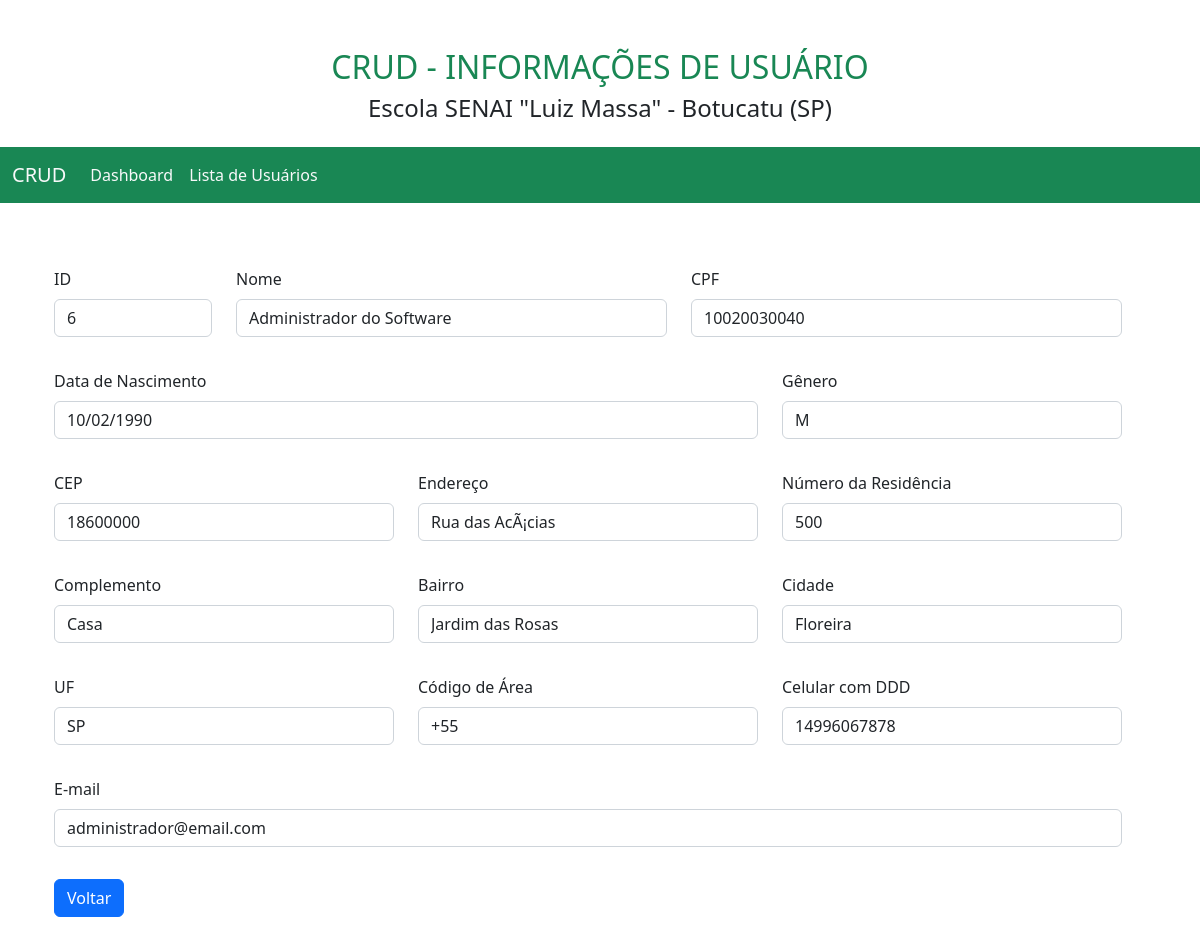
The page /CRUD/session/form-view-user.php?id=6 on the database its author committed.
### tables this page shows
CREATE TABLE IF NOT EXISTS `usuario` (
  `id` int(11) NOT NULL AUTO_INCREMENT,
  `nome` varchar(100) NOT NULL,
  `cpf` varchar(11) NOT NULL,
  `data_nascimento` date NOT NULL,
  `genero` char(1) DEFAULT NULL,
  `cep` varchar(8) NOT NULL,
  `logradouro` varchar(100) NOT NULL,
  `numero_residencia` varchar(10) NOT NULL,
  `complemento` varchar(50) DEFAULT NULL,
  `bairro` varchar(100) NOT NULL,
  `cidade` varchar(50) NOT NULL,
  `estado` varchar(50) NOT NULL,
  `codigo_area` varchar(5) NOT NULL,
  `numero_celular` varchar(11) NOT NULL,
  `email` varchar(50) NOT NULL,
  `senha` varchar(100) NOT NULL,
  `ativo` int(1) NOT NULL DEFAULT '1',
  PRIMARY KEY (`id`),
  UNIQUE KEY `unique_id_key` (`id`),
  UNIQUE KEY `unique_cpf_key` (`cpf`),
  UNIQUE KEY `unique_email_key` (`email`),
  KEY `index_cpf_key` (`cpf`)
);

### CRUD/session/form-view-user.php (the view, shortened to what this page needs)
<?php
    include("../configuration/connection.php");
    $id = $_GET["id"];
    $SQL = "SELECT nome, cpf, data_nascimento, genero, cep, logradouro,
                   numero_residencia, complemento, bairro, cidade, estado,
                   codigo_area, numero_celular, email
            FROM usuario
            WHERE id = $id;";
    $consulta = mysqli_query($connect, $SQL);
    $usuario = mysqli_fetch_assoc($consulta);
?>
<!doctype html>
<html lang="pt-br">
  <head>
    <link href="https://cdn.jsdelivr.net/npm/bootstrap@5.2.2/dist/css/bootstrap.min.css" rel="stylesheet">
  </head>
  <body>
    <header class="p-3 text-center">
        <h2 class="text-uppercase text-success">CRUD - INFORMAÇÕES DE USUÁRIO</h2>
        <h4>Escola SENAI "Luiz Massa" - Botucatu (SP)</h4>
    </header>
    <nav class="navbar navbar-expand-lg bg-success">
        <div class="container-fluid">
          <a class="navbar-brand text-light" href="#">CRUD</a>
          <div class="collapse navbar-collapse" id="navbarNavAltMarkup">
            <div class="navbar-nav">
              <a class="nav-link text-light" href="dashboard.php">Dashboard</a>
              <a class="nav-link text-light" href="proccess-list-users.php">Lista de Usuários</a>
            </div>
          </div>
        </div>
    </nav>
    <section class="container py-5">
        <div class="row justify-content-center">
            <form class="row">
                <div class="row">
                    <div class="col-2 my-3">
                        <label for="id" class="form-label">ID</label>
                        <input type="text" class="form-control" id="id" name="id" value="<?php print($id); ?>" readonly>
                    </div>
                    <div class="col-5 my-3">
                        <label for="nome" class="form-label">Nome</label>
                        <input type="text" class="form-control" id="nome" name="nome" value="<?php print($usuario["nome"]); ?>" readonly>
                    </div>
                    <div class="col-5 my-3">
                        <label for="cpf" class="form-label">CPF</label>
                        <input type="text" class="form-control" id="cpf" name="cpf" value="<?php print($usuario["cpf"]); ?>" readonly>
                    </div>
                </div>
                <div class="row">
                    <div class="col-8 my-3">
                        <label for="dataNascimento" class="form-label">Data de Nascimento</label>
                        <input type="date" class="form-control" id="dataNascimento" name="dataNascimento" value="<?php print($usuario["data_nascimento"]); ?>" readonly>
                    </div>
                    <div class="col-4 my-3">
                        <label for="genero" class="form-label">Gênero</label>
                        <input type="text" class="form-control" id="genero" name="genero" value="<?php print($usuario["genero"]); ?>" readonly>
                    </div>
                </div>
                <div class="row">
                    <div class="col-4 my-3">
                        <label for="cep" class="form-label">CEP</label>
                        <input type="text" class="form-control" id="cep" name="cep" value="<?php print($usuario["cep"]); ?>" readonly>
                    </div>
                    <div class="col-4 my-3">
                        <label for="endereco" class="form-label">Endereço</label>
                        <input type="text" class="form-control" id="endereco" name="endereco" value="<?php print($usuario["logradouro"]); ?>" readonly>
                    </div>
                    <div class="col-4 my-3">
                        <label for="numeroResidencia" class="form-label">Número da Residência</label>
                        <input type="text" class="form-control" id="numeroResidencia" name="numeroResidencia" value="<?php print($usuario["numero_residencia"]); ?>" readonly>
                    </div>
                </div>
                <div class="row">
                    <div class="col-4 my-3">
                        <label for="complemento" class="form-label">Complemento</label>
                        <input type="text" class="form-control" id="complemento" name="complemento" value="<?php print($usuario["complemento"]); ?>" readonly>
                    </div>
                    <div class="col-4 my-3">
                        <label for="bairro" class="form-label">Bairro</label>
                        <input type="text" class="form-control" id="bairro" name="bairro" value="<?php print($usuario["bairro"]); ?>" readonly>
                    </div>
                    <div class="col-4 my-3">
                        <label for="cidade" class="form-label">Cidade</label>
                        <input type="text" class="form-control" id="cidade" name="cidade" value="<?php print($usuario["cidade"]); ?>" readonly>
                    </div>
                </div>
                <div class="row">
                    <div class="col-4 my-3">
                        <label for="estado" class="form-label">UF</label>
                        <input type="text" class="form-control" id="estado" name="estado" value="<?php print($usuario["estado"]); ?>" readonly>
                    </div>
                    <div class="col-4 my-3">
                        <label for="codigoArea" class="form-label">Código de Área</label>
                        <input type="text" class="form-control" id="codigoArea" name="codigoArea" value="<?php print($usuario["codigo_area"]); ?>" readonly>
                    </div>
                    <div class="col-4 my-3">
                        <label for="celular" class="form-label">Celular com DDD</label>
                        <input type="celular" class="form-control" id="celular" name="celular" value="<?php print($usuario["numero_celular"]); ?>" readonly>
                    </div>
                </div>
                <div class="row">
                    <div class="col-12 my-3">
                        <label for="email" class="form-label">E-mail</label>
                        <input type="email" class="form-control" id="email" name="email" value="<?php print($usuario["email"]); ?>" readonly>
                    </div>
                </div>
                <div class="row">
                    <div class="col-12 my-3">
                        <a href="proccess-list-users.php" class="btn btn-primary">Voltar</a>
                    </div>
                </div>
            </form>
        </div>
    </section>
  </body>
</html>

### rows shown on the page
usuario: nome "Administrador do Software", cpf "10020030040", dataNascimento "10/02/1990", genero "M", cep "18600000", endereco "Rua das AcÃ¡cias", numeroResidencia "500", complemento "Casa", bairro "Jardim das Rosas", cidade "Floreira", estado "SP", codigoArea "+55", celular "14996067878", email "administrador@email.com"
